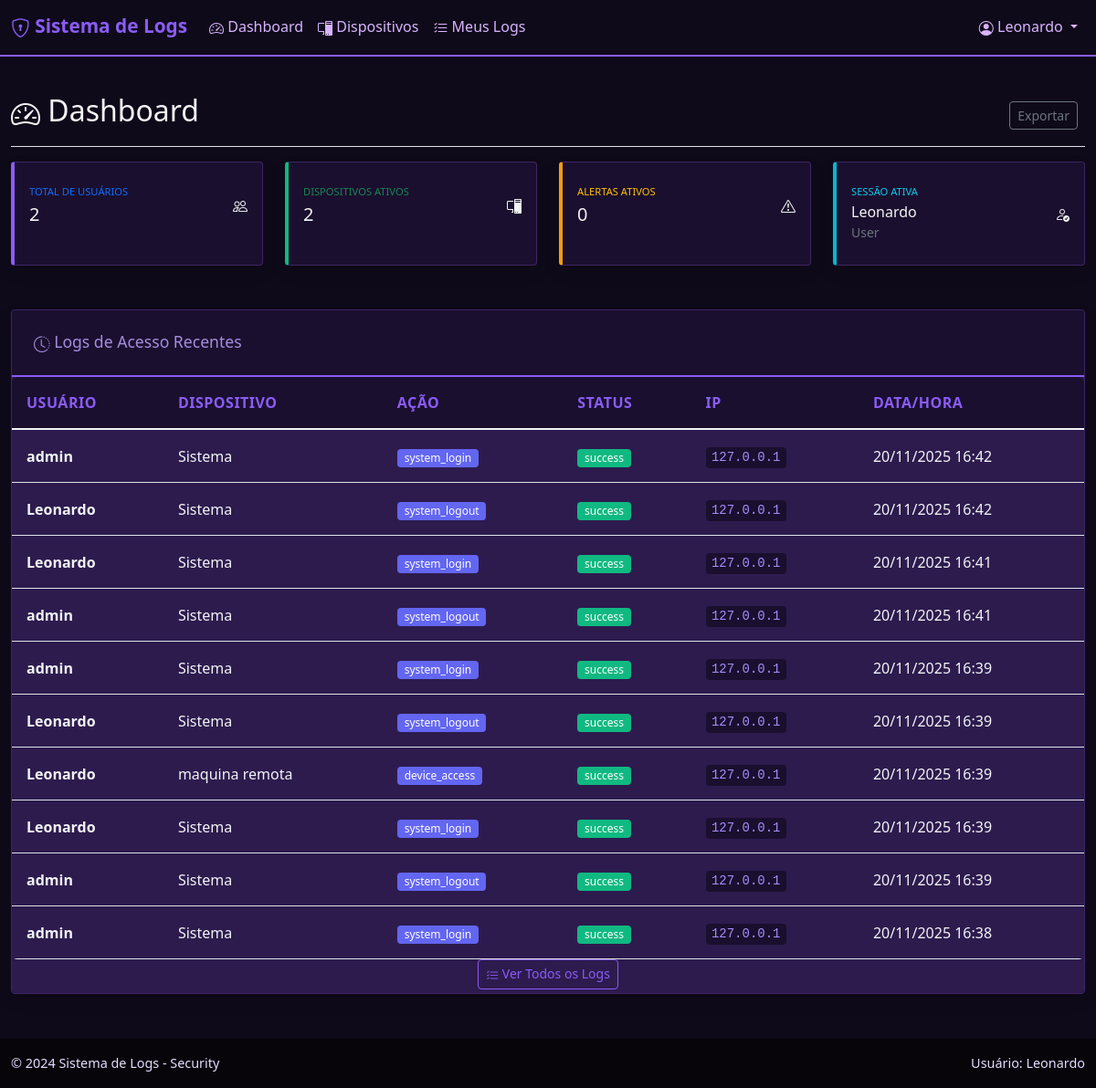
The app's page / (signed in) with its own data.
### models.py (models this page shows)
class User(UserMixin, db.Model):
    id = db.Column(db.Integer, primary_key=True)
    username = db.Column(db.String(80), unique=True, nullable=False)
    email = db.Column(db.String(120), unique=True, nullable=False)
    password_hash = db.Column(db.String(255), nullable=False)
    role = db.Column(db.Enum(UserRole), default=UserRole.USER)
    created_at = db.Column(db.DateTime, default=get_brasilia_now)
    is_active = db.Column(db.Boolean, default=True)  # Usuário ativo ou desativado?
    user_permissions = db.relationship('UserPermission', backref='user', lazy=True, cascade='all, delete-orphan', foreign_keys='UserPermission.user_id')
    permissions_granted = db.relationship('UserPermission', backref='granted_by_user', lazy=True, foreign_keys='UserPermission.granted_by')
    logs = db.relationship('AccessLog', backref='user', lazy=True, cascade='all, delete-orphan')

class AccessLog(db.Model):
    id = db.Column(db.Integer, primary_key=True)
    user_id = db.Column(db.Integer, db.ForeignKey('user.id'), nullable=False)
    device_id = db.Column(db.Integer, db.ForeignKey('device.id'), nullable=True)  # Opcional para logs de login
    access_time = db.Column(db.DateTime, default=get_brasilia_now)  # Quando aconteceu?
    action = db.Column(db.String(50), nullable=False)  # Qual ação (login, read, write, etc)
    status = db.Column(db.String(20), nullable=False)  # Sucesso ou falha?
    ip_address = db.Column(db.String(45))  # IP do usuário
    user_agent = db.Column(db.Text)  # Browser/cliente usado
    details = db.Column(db.Text)  # Detalhes adicionais
    is_suspicious = db.Column(db.Boolean, default=False)  # Acesso suspeito? (gera alerta)

class Device(db.Model):
    id = db.Column(db.Integer, primary_key=True)
    name = db.Column(db.String(100), nullable=False)
    ip_address = db.Column(db.String(45), nullable=False)  # IPv4 ou IPv6
    device_type = db.Column(db.Enum(DeviceType), nullable=False)
    description = db.Column(db.Text)  # Descrição livre do dispositivo
    location = db.Column(db.String(200))  # Localização física
    is_active = db.Column(db.Boolean, default=True)  # Dispositivo ativo ou inativo?
    created_at = db.Column(db.DateTime, default=get_brasilia_now)
    user_permissions = db.relationship('UserPermission', backref='device', lazy=True, cascade='all, delete-orphan')
    logs = db.relationship('AccessLog', backref='device', lazy=True, cascade='all, delete-orphan')

### blueprints/main.py (the view)
@main_bp.route('/')
@login_required  # Requer autenticação
def dashboard():
    total_users = User.query.count()
    total_devices = Device.query.count()
    recent_logs = AccessLog.query.order_by(AccessLog.access_time.desc()).limit(10).all()
    active_alerts = Alert.query.filter_by(is_resolved=False).count()
    return render_template('dashboard.html',
                         total_users=total_users,
                         total_devices=total_devices,
                         recent_logs=recent_logs,
                         active_alerts=active_alerts)

### templates/dashboard.html (shortened to what this page needs)
{% extends "base.html" %}
{% block content %}
<div class="d-flex justify-content-between flex-wrap flex-md-nowrap align-items-center pt-3 pb-2 mb-3 border-bottom">
    <h1 class="h2"><i class="bi bi-speedometer2"></i> Dashboard</h1>
    <div class="btn-toolbar mb-2 mb-md-0">
        <div class="btn-group me-2">
            <button type="button" class="btn btn-sm btn-outline-secondary">Exportar</button>
        </div>
    </div>
</div>
<div class="row mb-4">
    <div class="col-xl-3 col-md-6 mb-4">
        <div class="card border-left-primary shadow h-100 py-2">
            <div class="card-body">
                <div class="row no-gutters align-items-center">
                    <div class="col mr-2">
                        <div class="text-xs font-weight-bold text-primary text-uppercase mb-1">
                            Total de Usuários
                        </div>
                        <div class="h5 mb-0 font-weight-bold text-gray-800">{{ total_users }}</div>
                    </div>
                    <div class="col-auto">
                        <i class="bi bi-people fa-2x text-gray-300"></i>
                    </div>
                </div>
            </div>
        </div>
    </div>
    <div class="col-xl-3 col-md-6 mb-4">
        <div class="card border-left-success shadow h-100 py-2">
            <div class="card-body">
                <div class="row no-gutters align-items-center">
                    <div class="col mr-2">
                        <div class="text-xs font-weight-bold text-success text-uppercase mb-1">
                            Dispositivos Ativos
                        </div>
                        <div class="h5 mb-0 font-weight-bold text-gray-800">{{ total_devices }}</div>
                    </div>
                    <div class="col-auto">
                        <i class="bi bi-pc-display fa-2x text-gray-300"></i>
                    </div>
                </div>
            </div>
        </div>
    </div>
    <div class="col-xl-3 col-md-6 mb-4">
        <div class="card border-left-warning shadow h-100 py-2">
            <div class="card-body">
                <div class="row no-gutters align-items-center">
                    <div class="col mr-2">
                        <div class="text-xs font-weight-bold text-warning text-uppercase mb-1">
                            Alertas Ativos
                        </div>
                        <div class="h5 mb-0 font-weight-bold text-gray-800">{{ active_alerts }}</div>
                    </div>
                    <div class="col-auto">
                        <i class="bi bi-exclamation-triangle fa-2x text-gray-300"></i>
                    </div>
                </div>
            </div>
        </div>
    </div>
    <div class="col-xl-3 col-md-6 mb-4">
        <div class="card border-left-info shadow h-100 py-2">
            <div class="card-body">
                <div class="row no-gutters align-items-center">
                    <div class="col mr-2">
                        <div class="text-xs font-weight-bold text-info text-uppercase mb-1">
                            Sessão Ativa
                        </div>
                        <div class="h6 mb-0 font-weight-bold text-gray-800">{{ current_user.username }}</div>
                        <small class="text-muted">{{ current_user.role.value|title }}</small>
                    </div>
                    <div class="col-auto">
                        <i class="bi bi-person-check fa-2x text-gray-300"></i>
                    </div>
                </div>
            </div>
        </div>
    </div>
</div>
<div class="row">
    <div class="col-12">
        <div class="card shadow" style="background-color: #2d1b4e;">
            <div class="card-header" style="background-color: #1a0f2e; border-bottom: 2px solid #8b5cf6;">
                <h6 class="m-0 font-weight-bold" style="color: #a58cdf; font-size: 1.1rem;">
                    <i class="bi bi-clock-history"></i> Logs de Acesso Recentes
                </h6>
            </div>
            <div class="card-body" style="background-color: #2d1b4e; padding: 0;">
                <div class="table-responsive" style="background-color: #2d1b4e;">
                    <table class="table table-hover" id="recentLogsTable" style="color: #f3f4f6; margin-bottom: 0;">
                        <thead>
                            <tr>
                                <th>Usuário</th>
                                <th>Dispositivo</th>
                                <th>Ação</th>
                                <th>Status</th>
                                <th>IP</th>
                                <th>Data/Hora</th>
                            </tr>
                        </thead>
                        <tbody>
                            {% for log in recent_logs %}
                            <tr class="{% if log.is_suspicious %}table-warning{% endif %}">
                                <td>
                                    <strong>{{ log.user.username }}</strong>
                                </td>
                                <td>{{ log.device.name if log.device else 'Sistema' }}</td>
                                <td>
                                    <span class="badge bg-secondary">{{ log.action }}</span>
                                </td>
                                <td>
                                    <span class="badge {% if log.status == 'success' %}bg-success{% else %}bg-danger{% endif %}">
                                        {{ log.status }}
                                    </span>
                                </td>
                                <td><code>{{ log.ip_address }}</code></td>
                                <td>{{ log.access_time.strftime('%d/%m/%Y %H:%M') }}</td>
                            </tr>
                            {% endfor %}
                        </tbody>
                    </table>
                </div>
                <div class="text-center mt-1">
                    <a href="{{ url_for('logs.logs') }}" class="btn btn-outline-primary btn-sm" style="transform: translateY(-4px);">
                        <i class="bi bi-list-check"></i> Ver Todos os Logs
                    </a>
                </div>
            </div>
        </div>
    </div>
</div>
{% endblock %}

### templates/base.html (shortened to what this page needs)
<!DOCTYPE html>
<html lang="pt-BR">
<head>
    <link href="https://cdn.jsdelivr.net/npm/bootstrap@5.1.3/dist/css/bootstrap.min.css" rel="stylesheet">
    <link rel="stylesheet" href="https://cdn.jsdelivr.net/npm/bootstrap-icons@1.8.1/font/bootstrap-icons.css">
    <link href="{{ url_for('static', filename='css/style.css') }}" rel="stylesheet">
</head>
<body>
    <nav class="navbar navbar-expand-lg navbar-dark bg-dark">
        <div class="container-fluid">
            <a class="navbar-brand" href="{{ url_for('main.dashboard') }}">
                <i class="bi bi-shield-lock"></i> Sistema de Logs
            </a>
            <div class="collapse navbar-collapse" id="navbarNav">
                <ul class="navbar-nav me-auto">
                    {% if current_user.is_authenticated %}
                        <li class="nav-item">
                            <a class="nav-link" href="{{ url_for('main.dashboard') }}">
                                <i class="bi bi-speedometer2"></i> Dashboard
                            </a>
                        </li>
                        <li class="nav-item">
                            <a class="nav-link" href="{{ url_for('devices.devices') }}">
                                <i class="bi bi-pc-display"></i> Dispositivos
                            </a>
                        </li>
                        <li class="nav-item">
                            <a class="nav-link" href="{{ url_for('logs.logs') }}">
                                <i class="bi bi-list-check"></i> Meus Logs
                            </a>
                        </li>
                    {% endif %}
                </ul>
                <ul class="navbar-nav">
                    {% if current_user.is_authenticated %}
                    <li class="nav-item dropdown">
                        <a class="nav-link dropdown-toggle" href="#" id="userDropdown" role="button" data-bs-toggle="dropdown">
                            <i class="bi bi-person-circle"></i> {{ current_user.username }}
                        </a>
                    </li>
                    {% else %}
                    <li class="nav-item">
                        <a class="nav-link" href="{{ url_for('auth.login') }}">Login</a>
                    </li>
                    {% endif %}
                </ul>
            </div>
        </div>
    </nav>
    <div class="container-fluid mt-4">
        {% block content %}{% endblock %}
    </div>
    <footer class="bg-dark text-light mt-5 py-3">
        <div class="container-fluid">
            <div class="row">
                <div class="col-md-6">
                    <p class="mb-0">&copy; 2024 Sistema de Logs - Security</p>
                </div>
                <div class="col-md-6 text-end">
                    <p class="mb-0">Usuário: {{ current_user.username if current_user.is_authenticated else 'Não logado' }}</p>
                </div>
            </div>
        </div>
    </footer>
</body>
</html>

### static/css/style.css (style rules this page uses)
:root { --primary-color: #1a0f2e; --secondary-color: #2d1b4e; --accent-color: #8b5cf6; --success-color: #10b981; --warning-color: #f59e0b; --danger-color: #ef4444; --light-color: #f3f4f6; --dark-color: #1a0f2e; }
body { background-color: #0f0a1a; font-family: 'Segoe UI', Tahoma, Geneva, Verdana, sans-serif; color: #f3f4f6; }
.card { box-shadow: 0 0.15rem 1.75rem 0 rgba(0, 0, 0, 0.5); border: 1px solid #3d2563; background-color: #1a0f2e; color: #f3f4f6; }
.card-header { background-color: #2d1b4e; border-bottom: 1px solid #3d2563; color: #f3f4f6; }
.card:has(.table) { background-color: #2d1b4e; box-shadow: 0 0.5rem 2rem 0 rgba(139, 92, 246, 0.2); }
.card:has(.table) .card-header { background-color: #1a0f2e; border-bottom: 2px solid #8b5cf6; padding: 1.5rem !important; }
.card:has(.table) .card-body { background-color: #2d1b4e; padding: 0; }
.card:has(.table) .table th { padding: 1rem; font-size: 1rem; }
.card:has(.table) .table td { padding: 1rem; font-size: 1rem; vertical-align: middle; }
.card:has(.table) .table-responsive { min-height: 600px; }
.navbar-brand { font-weight: 600; }
.navbar-dark .navbar-nav .nav-link { color: rgba(255, 255, 255, 0.9); }
.badge { font-weight: 500; }
.table th { border-top: none; font-weight: 600; text-transform: uppercase; font-size: 0.8rem; letter-spacing: 0.5px; background-color: #1a0f2e !important; color: #8b5cf6 !important; }
.table tbody tr { background-color: #2d1b4e; color: #f3f4f6; border-top: 1px solid #3d2563; }
.table tbody tr td { color: #f3f4f6; font-weight: 500; }
.table { color: #f3f4f6; }
.btn { font-weight: 500; border-radius: 0.35rem; }
.btn-sm { border-radius: 0.25rem; }
html, body { height: 100%; }
body { display: flex; flex-direction: column; }
.container-fluid { flex: 1; }
.table-responsive { border-radius: 0.35rem; }
code { background-color: #1a0f2e; padding: 0.2rem 0.4rem; border-radius: 0.25rem; font-size: 0.875em; color: #a78bfa; }
.text-xs { font-size: 0.7rem; }
.border-left-primary { border-left: 4px solid #8b5cf6 !important; }
.border-left-success { border-left: 4px solid #10b981 !important; }
.border-left-warning { border-left: 4px solid #f59e0b !important; }
.border-left-info { border-left: 4px solid #06b6d4 !important; }
.bi { vertical-align: -0.125em; }
footer.bg-dark.text-light, .site-footer, footer { background-color: #07040a !important; color: #e6ddff !important; padding: 1rem 0; border-top: 1px solid rgba(139,92,246,0.06); }
footer.bg-dark.text-light p, .site-footer p, footer p { margin: 0; color: #e6ddff !important; font-size: 0.9rem; }
.navbar-dark { background-color: #0f0a1a !important; border-bottom: 2px solid #8b5cf6; }
.navbar-dark .navbar-brand { color: #8b5cf6 !important; font-weight: 700; font-size: 1.3rem; }
.navbar-dark .nav-link { color: #d8b4fe !important; transition: color 0.2s ease; }
.btn-outline-primary { color: #8b5cf6 !important; border-color: #8b5cf6 !important; }
.badge.bg-success { background-color: #10b981 !important; }
.badge.bg-secondary { background-color: #6366f1 !important; }

### records on screen
User: username "Leonardo", role.value "User", is_active+username "Leonardo"
AccessLog: user.username "admin", device "Sistema", action "system_login", status "success", ip_address "127.0.0.1", access_time "20/11/2025 16:42"
AccessLog: user.username "Leonardo", device "Sistema", action "system_logout", status "success", ip_address "127.0.0.1", access_time "20/11/2025 16:42"
AccessLog: user.username "Leonardo", device "Sistema", action "system_login", status "success", ip_address "127.0.0.1", access_time "20/11/2025 16:41"
AccessLog: user.username "admin", device "Sistema", action "system_logout", status "success", ip_address "127.0.0.1", access_time "20/11/2025 16:41"
AccessLog: user.username "admin", device "Sistema", action "system_login", status "success", ip_address "127.0.0.1", access_time "20/11/2025 16:39"
AccessLog: user.username "Leonardo", device "Sistema", action "system_logout", status "success", ip_address "127.0.0.1", access_time "20/11/2025 16:39"
AccessLog: user.username "Leonardo", device "maquina remota", action "device_access", status "success", ip_address "127.0.0.1", access_time "20/11/2025 16:39"
AccessLog: user.username "Leonardo", device "Sistema", action "system_login", status "success", ip_address "127.0.0.1", access_time "20/11/2025 16:39"
AccessLog: user.username "admin", device "Sistema", action "system_logout", status "success", ip_address "127.0.0.1", access_time "20/11/2025 16:39"
AccessLog: user.username "admin", device "Sistema", action "system_login", status "success", ip_address "127.0.0.1", access_time "20/11/2025 16:38"

### other values on screen
{{ total_users }} "2"
{{ total_devices }} "2"
{{ active_alerts }} "0"
